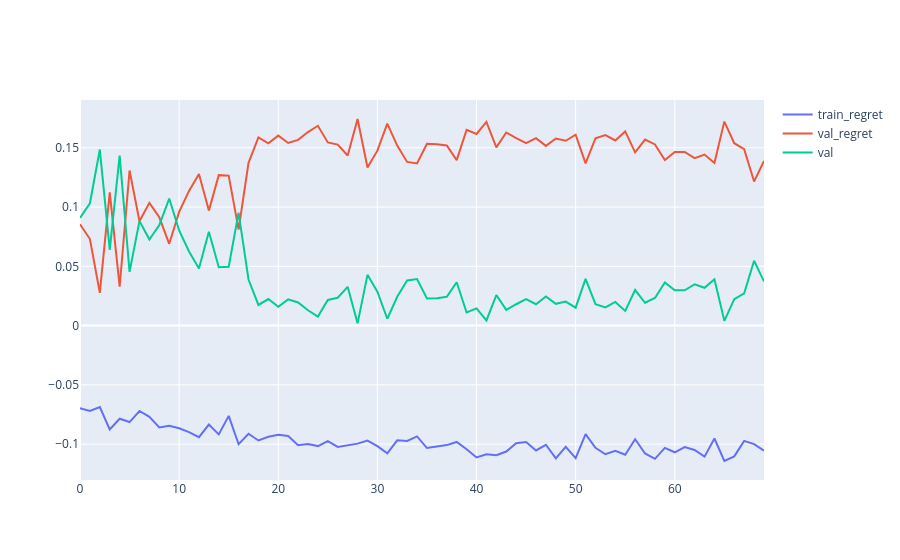

The cell this chart's notebook holds for it:
### Code cell
s_train_regret = (df_pareto[[('train', 'mean_regret'), ('gen','')]]).groupby('gen').agg('mean').iloc[:,0]
s_val_regret = (df_pareto[[('val', 'mean_regret'), ('gen','')]]).groupby('gen').agg('mean').iloc[:,0]
s_val= (df_pareto[[('val', 'mean'), ('gen','')]]).groupby('gen').agg('mean').iloc[:,0]
fig = go.Figure()
fig.add_trace(go.Scatter(x = s_train_regret.index.values, y = s_train_regret.values, name = 'train_regret'))
fig.add_trace(go.Scatter(x = s_val_regret.index, y = s_val_regret.values, name = 'val_regret'))
fig.add_trace(go.Scatter(x = s_val.index, y = s_val.values, name = 'val'))
fig.show()
